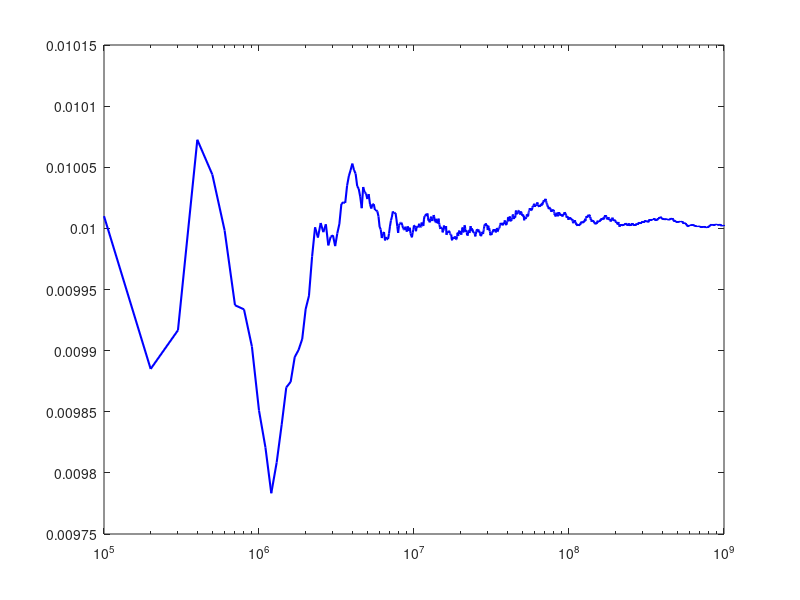

MATLAB code to generate this figure: (Note: this script raises an error after producing the figure.)
clear all; close all; clc;

pe = 0.01; N = 1e9;

count = 0;
M = 1e5;
N_rimanenti = N;

N_processati = 0;                    
n_blocchi = ceil(N/M);                    
storia_N = zeros(1, n_blocchi);            
storia_hatpe = zeros(1, n_blocchi);        
idx = 0; 

while N_rimanenti > 0
    chunk = min(N_rimanenti, M);

    % Stringa in input
    x=rand(1, chunk)<.5;
    % Simulo il canale 
    c=rand(1, chunk)<pe;
    % Stringa in uscita
    y=xor(x,c);
    % Conto l'errore
    count=count+sum(x~=y);

    N_rimanenti = N_rimanenti - chunk;
    
    N_processati = N_processati + chunk;
    idx = idx + 1;
    storia_N(idx) = N_processati;
    storia_hatpe(idx) = count / N_processati;
    
    %Stampa completamento
    completato = (N - N_rimanenti) / N * 100;
    fprintf('Completamento: %.1f%%\r', completato);
end
fprintf('\n');

% Stima della probabilità di errore
hatpe=count/N;
fprintf('Probabilità di errore = %g\n', pe);
fprintf('Stima della prob. di errore = %g\n', hatpe);

% Grafico
figure;
semilogx(storia_N, storia_hatpe, 'b-', 'LineWidth', 1.5);
hold on;
yline(pe, 'r--', 'LineWidth', 1.5);
hold off;
xlabel('Numero di bit simulati (N)');
ylabel('Stima della probabilità di errore');
title(sprintf('Convergenza della stima Monte Carlo (p_e = %g)', pe));
legend('Stima \phi_{p_e}', 'Valore teorico p_e', 'Location', 'best');
grid on;
